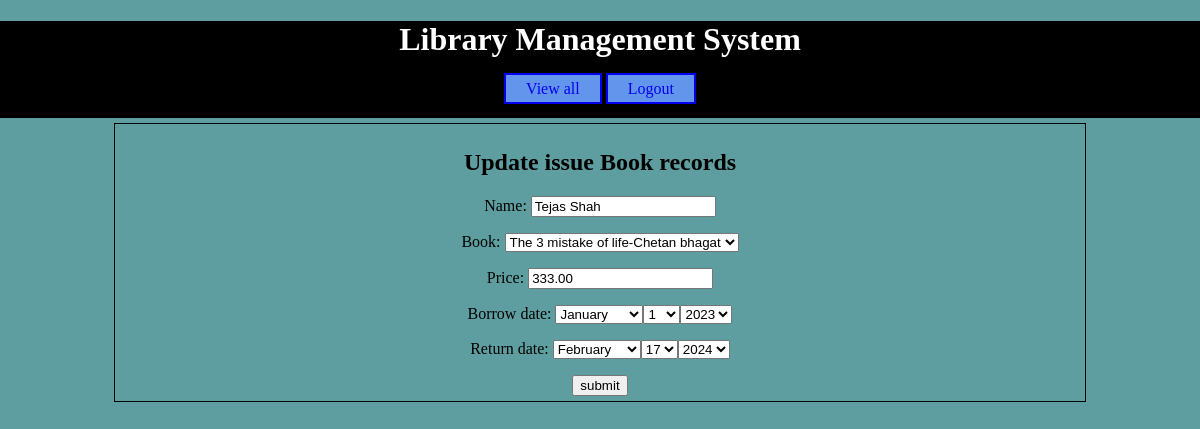
Before: /app_LMS/1/ with the older database file.
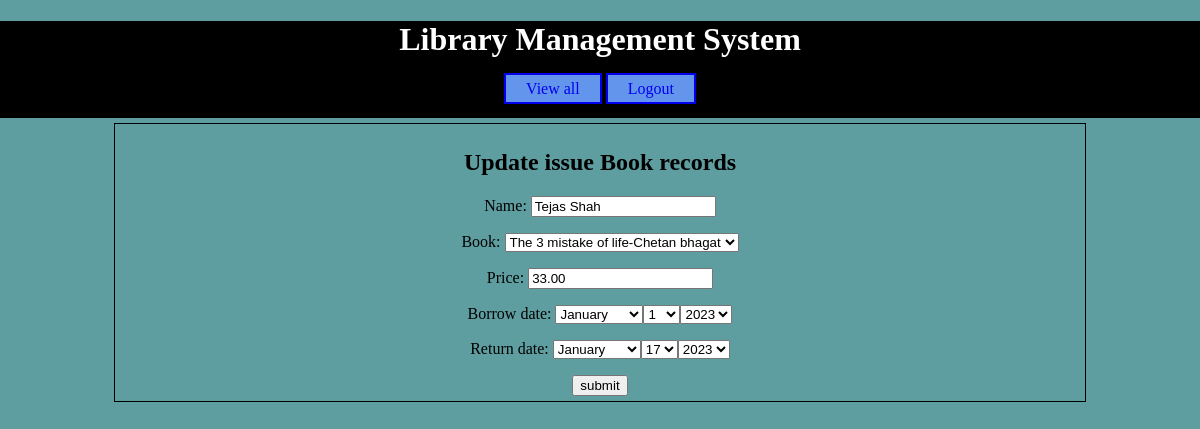
After: the same page with the newer database file.
### LMSapp_admin/models.py (models this page shows)
class issued_book(models.Model):
    name=models.CharField(max_length=100)
    book=models.ForeignKey(Book,on_delete=models.CASCADE)
    price=models.DecimalField(max_digits=20,decimal_places=2)
    borrow_date=models.DateTimeField(null=True,blank=True)
    return_date=models.DateTimeField(null=True,blank=True)
    is_active=models.BooleanField(default=True)

### LMSapp_admin/views.py (the view)
# urls.py: path('<int:id>/',edit_issuebook,name='update_data'),
def edit_issuebook(request,id):
    if request.method=='POST':
        book=issued_book.objects.get(id=id)
        Edit_issuebook=Customer_issue_book(request.POST,instance=book)
        if Edit_issuebook.is_valid():
           Edit_issuebook.save()
           return redirect ('book_details')
    else:
        book=issued_book.objects.get(id=id)
        Edit_issuebook=Customer_issue_book(instance=book)
    return render(request,'update_book.html',context={'Edit_issuebook':Edit_issuebook})

### LMSapp_admin/forms.py
class Customer_issue_book(forms.ModelForm):
    price=forms.DecimalField(max_digits=10,decimal_places=2)
    borrow_date=forms.DateTimeField(widget=forms.SelectDateWidget)
    class Meta:
        model=issued_book
        fields=['name','book','price','borrow_date','return_date']
        widgets={'book':forms.Select,
                 'return_date':forms.SelectDateWidget}

### LMSapp_admin/models.py (called while the page is built)
    def __str__(self):
        return f"{self.title}-{self.Author}"

### templates/update_book.html (shortened to what this page needs)
<!DOCTYPE html>
{% load static %}
<html lang="en">
<head>
    <link rel="stylesheet" href="{% static 'css/style.css' %}">
</head>
<body>
    <div id="header">
        <h1>Library Management System </h1>
        <div id="nav">
            <a href="{%url 'book_details' %}">View all</a>
            <a href="{%url 'logout' %}">Logout</a>
        </div>
    </div>
    <div id="main">
        <h2>Update issue Book records</h2>
        <form action="" method="POST">{% csrf_token %}
            {{Edit_issuebook.as_p}}
            <input type="submit" value="submit">
        </form>
    </div>
</body>
</html>

### LMSapp_admin/static/css/style.css (style rules this page uses)
body { background-color: cadetblue; margin: 0px 0px 0px 0px; font-family: serif; }
#header { background-color: black; padding-bottom: 20px; text-align: center; }
#header h1 { text-align: center; color: white; text-decoration: none; }
#nav { width: 60%; margin: auto; }
#nav a { background-color: cornflowerblue; width: 150px; border: solid 2px; padding: 5px 20px; text-decoration: none; }
#main { margin: auto; border: solid 1px; width: 80%; padding: 5px; margin-top: 5px; }
#main h2,#main form { text-align: center; }

Changed rows visible on the page:
changed issued_book "Tejas Shah": price "333.00" → "33.00"
Other visible differences:
form field as_p: "February" → "January"
form field as_p: "2024" → "2023"
